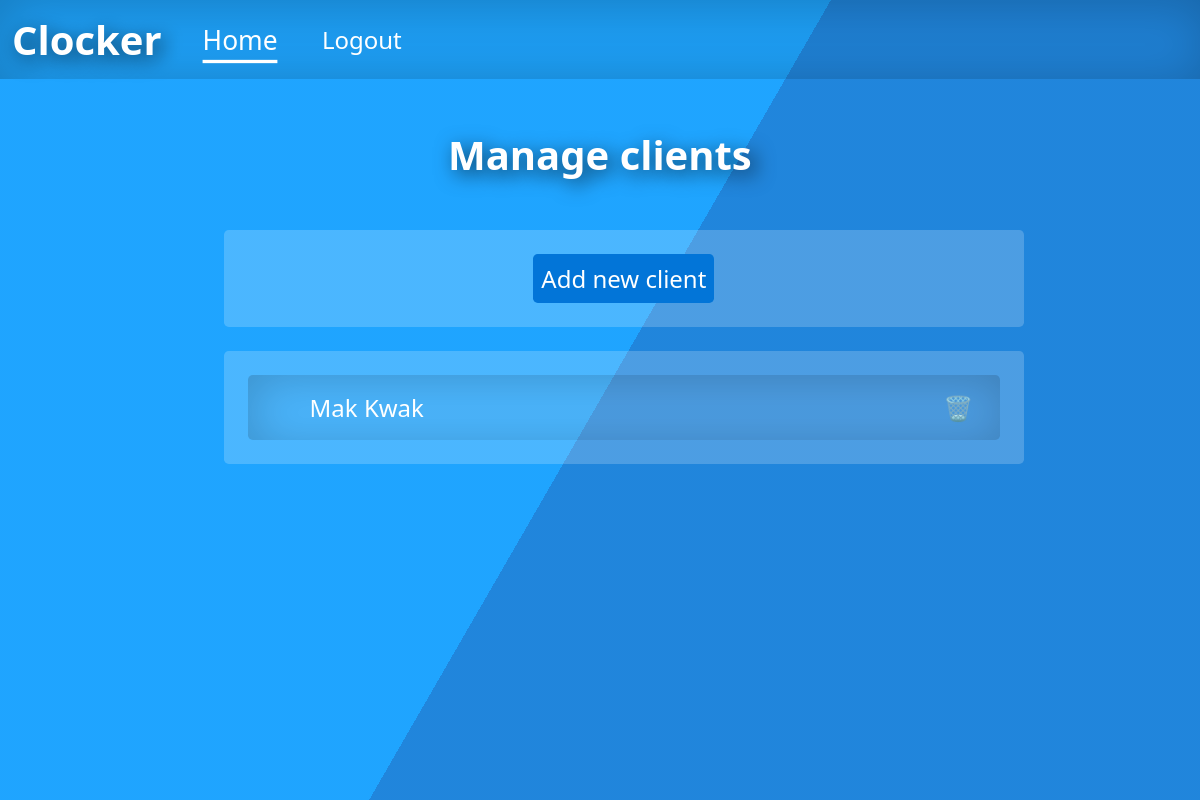
Before: /index.php?page=manage_clients (signed in) with the older database file.
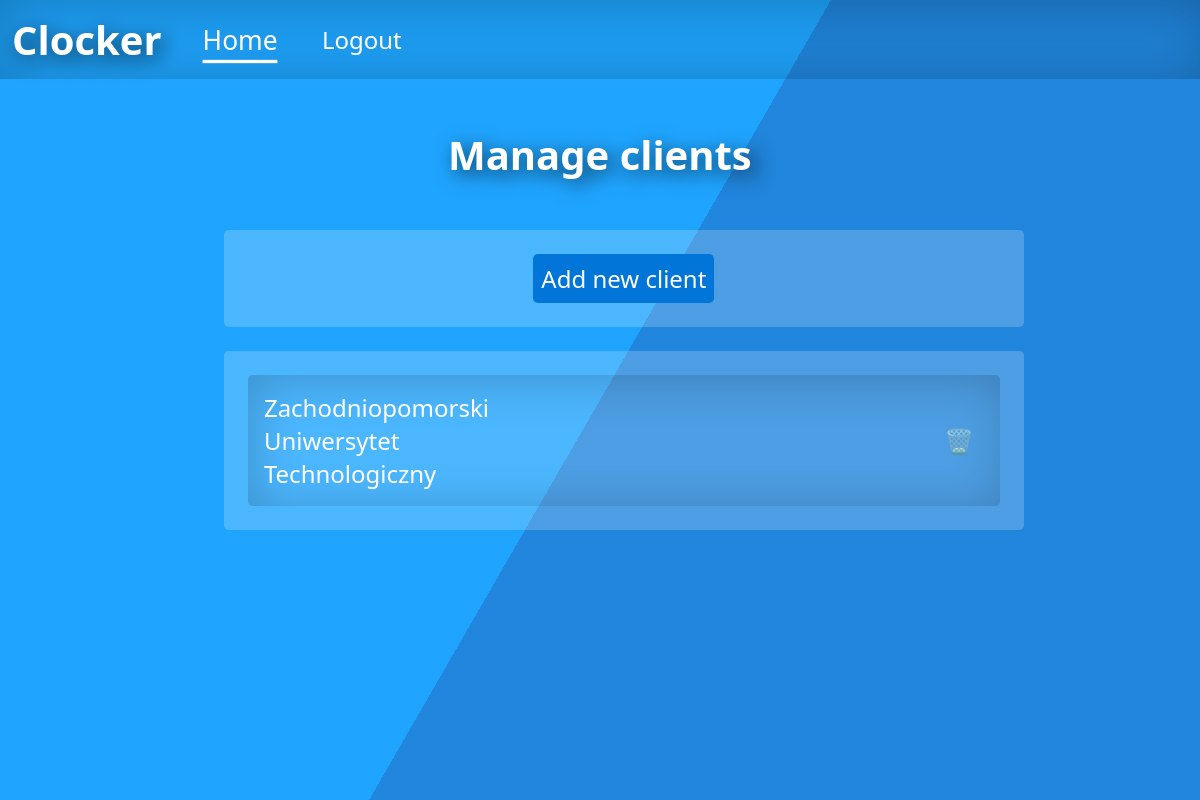
After: the same page with the newer database file.
### tables this page shows
CREATE TABLE `client` (
  `id` int(11) NOT NULL,
  `userId` int(11) NOT NULL,
  `name` varchar(50) NOT NULL
);

### controllers/clientController.php (called while the page is built, shortened)
<?php
class clientController
{
    public static function index() {
        $response = new Response();
        $clients = new Clients();
        $clients = $clients->getClients($_SESSION['uid']);
        $response->setBody(clientListView::render($clients));
        return $response;
    }
}

### src/Application.php (called while the page is built, shortened)
<?php
class Application
{
    public function run($path){
        list($controller, $functionName) = Router::resolve($path);
        return $controller::$functionName();
    }
}

### public/index.php (called while the page is built, shortened)
<?php
$path = isset($_GET['page']) ? $_GET['page'] : null;
$app = new Application();
$response = $app->run($path);

### models/Client.php (called while the page is built, shortened)
<?php
class Client
{
    private $id;
    private $name;
    public function getId()
    {
        return $this->id;
    }
    public function setId($id)
    {
        $this->id = $id;
        return $this;
    }
    public function getName()
    {
        return $this->name;
    }
    public function setName($name)
    {
        $this->name = $name;
        return $this;
    }
}

### src/Database.php (called while the page is built, shortened)
<?php
abstract class Database
{
    protected function openConnection(){
        $config = include('../config/config.php');
        try {
            $this->connection = new PDO($config['host'], $config['username'], $config['password']);
        }catch (PDOException $e) {
            echo "PDOException was caught: {$e->getMessage()}";
            var_dump($e->getTraceAsString());
        }
    }
}

### models/Clients.php (called while the page is built, shortened)
<?php
class Clients extends Database
{
    public function clientFromDB($row){
        $client = new Client();
        $client
            ->setId($row['id'])
            ->setUserId($row['userId'])
            ->setName($row['name']);
        return $client;
    }
    public function getClients($userId){
        $clients = [];
        $query = "SELECT * FROM client WHERE userId = :userId";
        $statement = $this->connection->prepare($query);
        $statement->execute(array('userId' => $userId));
        while ($row = $statement->fetch(PDO::FETCH_ASSOC)) {
            $clients[] = $this->clientFromDB($row);
        }
        return $clients;
    }
}

### views/clientListView.php (the view, shortened to what this page needs)
<?php
class clientListView
{
    public static function render($clients = []) {
        echo mainLayout::renderHeader();
        ?>
        <div class="container">
            <div class="row">
                <div class="col-8 col-s-8 offset-2 offset-s-2">
                    <h1 class="title">Manage clients</h1>
                    <div class="fit-box">
                        <a href="index.php?page=add_client"><button class="action-button action-button-bigger">Add new client</button></a>
                    </div>
                    <div class="fit-box">
                        <?php
                        foreach ($clients as $client){
                            $clientName = $client->getName();
                            $clientId = $client->getId();
                            echo "
                                <div class='list-row-reusable'>
                                    <div class='list-row-name-reusable'>$clientName</div>
                                    <div class='list-row-delete-reusable'><a href='index.php?page=remove_client&client=$clientId'>🗑️</a></div>
                                </div>
                            ";
                        }
                        ?>
                    </div>
                </div>
            </div>
        </div>
        <?php
        $html = ob_get_clean();
        return $html;
    }
}

Changed rows visible on the page:
removed client: name "Mak Kwak"
added client: name "Zachodniopomorski Uniwersytet Technologiczny"
